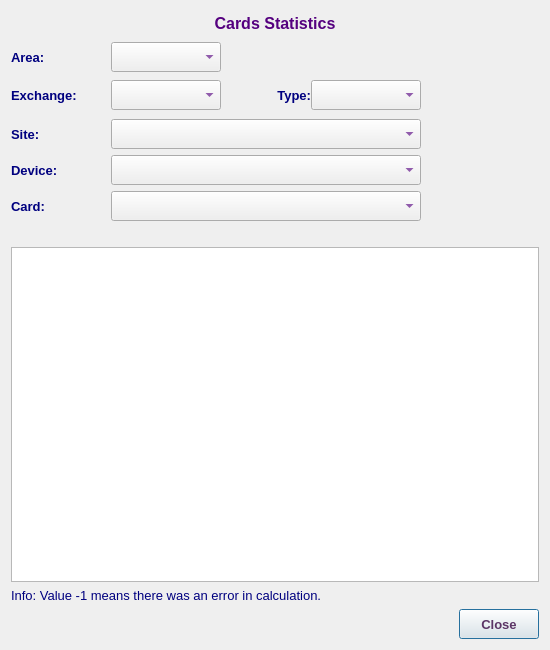
<?xml version="1.0" encoding="UTF-8"?>
<ui version="4.0">
 <class>CardStatDialog</class>
 <widget class="QDialog" name="CardStatDialog">
  <property name="geometry">
   <rect>
    <x>0</x>
    <y>0</y>
    <width>550</width>
    <height>650</height>
   </rect>
  </property>
  <property name="minimumSize">
   <size>
    <width>550</width>
    <height>650</height>
   </size>
  </property>
  <property name="maximumSize">
   <size>
    <width>551</width>
    <height>651</height>
   </size>
  </property>
  <property name="font">
   <font>
    <family>Tahoma</family>
    <pointsize>10</pointsize>
   </font>
  </property>
  <property name="windowTitle">
   <string>Cards Statistics</string>
  </property>
  <property name="windowIcon">
   <iconset resource="../../../image.qrc">
    <normaloff>:/Image/stat.png</normaloff>:/Image/stat.png</iconset>
  </property>
  <layout class="QVBoxLayout" name="verticalLayout_3">
   <item>
    <layout class="QHBoxLayout" name="horizontalLayout">
     <item>
      <widget class="QLabel" name="label_2">
       <property name="text">
        <string/>
       </property>
       <property name="pixmap">
        <pixmap resource="../../../image.qrc">:/Image/card.png</pixmap>
       </property>
      </widget>
     </item>
     <item>
      <widget class="QLabel" name="label">
       <property name="sizePolicy">
        <sizepolicy hsizetype="Expanding" vsizetype="Preferred">
         <horstretch>0</horstretch>
         <verstretch>0</verstretch>
        </sizepolicy>
       </property>
       <property name="minimumSize">
        <size>
         <width>350</width>
         <height>25</height>
        </size>
       </property>
       <property name="maximumSize">
        <size>
         <width>1500</width>
         <height>25</height>
        </size>
       </property>
       <property name="font">
        <font>
         <family>Tahoma</family>
         <pointsize>12</pointsize>
         <weight>75</weight>
         <bold>true</bold>
        </font>
       </property>
       <property name="styleSheet">
        <string notr="true">color: rgb(85, 0, 127);</string>
       </property>
       <property name="text">
        <string>Cards Statistics</string>
       </property>
       <property name="alignment">
        <set>Qt::AlignCenter</set>
       </property>
      </widget>
     </item>
     <item>
      <widget class="QLabel" name="label_3">
       <property name="text">
        <string/>
       </property>
       <property name="pixmap">
        <pixmap resource="../../../image.qrc">:/Image/stat.png</pixmap>
       </property>
      </widget>
     </item>
    </layout>
   </item>
   <item>
    <layout class="QHBoxLayout" name="horizontalLayout_2">
     <property name="spacing">
      <number>0</number>
     </property>
     <item>
      <widget class="QLabel" name="label_4">
       <property name="minimumSize">
        <size>
         <width>100</width>
         <height>30</height>
        </size>
       </property>
       <property name="maximumSize">
        <size>
         <width>100</width>
         <height>30</height>
        </size>
       </property>
       <property name="font">
        <font>
         <family>Tahoma</family>
         <pointsize>10</pointsize>
         <weight>75</weight>
         <bold>true</bold>
        </font>
       </property>
       <property name="styleSheet">
        <string notr="true">color: rgb(0, 0, 127);</string>
       </property>
       <property name="text">
        <string>Area:</string>
       </property>
       <property name="alignment">
        <set>Qt::AlignLeading|Qt::AlignLeft|Qt::AlignVCenter</set>
       </property>
      </widget>
     </item>
     <item>
      <widget class="QComboBox" name="areaCB">
       <property name="sizePolicy">
        <sizepolicy hsizetype="Preferred" vsizetype="Preferred">
         <horstretch>0</horstretch>
         <verstretch>0</verstretch>
        </sizepolicy>
       </property>
       <property name="minimumSize">
        <size>
         <width>110</width>
         <height>30</height>
        </size>
       </property>
       <property name="maximumSize">
        <size>
         <width>120</width>
         <height>30</height>
        </size>
       </property>
       <property name="font">
        <font>
         <family>Tahoma</family>
         <pointsize>10</pointsize>
         <weight>75</weight>
         <bold>true</bold>
        </font>
       </property>
       <property name="styleSheet">
        <string notr="true">color: rgb(85, 0, 127);</string>
       </property>
      </widget>
     </item>
     <item>
      <spacer name="horizontalSpacer_2">
       <property name="orientation">
        <enum>Qt::Horizontal</enum>
       </property>
       <property name="sizeHint" stdset="0">
        <size>
         <width>40</width>
         <height>20</height>
        </size>
       </property>
      </spacer>
     </item>
    </layout>
   </item>
   <item>
    <widget class="QFrame" name="exchFrame">
     <property name="frameShape">
      <enum>QFrame::NoFrame</enum>
     </property>
     <property name="frameShadow">
      <enum>QFrame::Raised</enum>
     </property>
     <property name="lineWidth">
      <number>0</number>
     </property>
     <layout class="QVBoxLayout" name="verticalLayout">
      <property name="spacing">
       <number>0</number>
      </property>
      <property name="leftMargin">
       <number>0</number>
      </property>
      <property name="topMargin">
       <number>0</number>
      </property>
      <property name="rightMargin">
       <number>0</number>
      </property>
      <property name="bottomMargin">
       <number>0</number>
      </property>
      <item>
       <layout class="QHBoxLayout" name="horizontalLayout_6">
        <property name="spacing">
         <number>0</number>
        </property>
        <item>
         <widget class="QLabel" name="label_7">
          <property name="minimumSize">
           <size>
            <width>100</width>
            <height>30</height>
           </size>
          </property>
          <property name="maximumSize">
           <size>
            <width>100</width>
            <height>30</height>
           </size>
          </property>
          <property name="font">
           <font>
            <family>Tahoma</family>
            <pointsize>10</pointsize>
            <weight>75</weight>
            <bold>true</bold>
           </font>
          </property>
          <property name="styleSheet">
           <string notr="true">color: rgb(0, 0, 127);</string>
          </property>
          <property name="text">
           <string>Exchange:</string>
          </property>
          <property name="alignment">
           <set>Qt::AlignLeading|Qt::AlignLeft|Qt::AlignVCenter</set>
          </property>
         </widget>
        </item>
        <item>
         <widget class="QComboBox" name="abbrCB">
          <property name="sizePolicy">
           <sizepolicy hsizetype="Preferred" vsizetype="Preferred">
            <horstretch>0</horstretch>
            <verstretch>0</verstretch>
           </sizepolicy>
          </property>
          <property name="minimumSize">
           <size>
            <width>110</width>
            <height>30</height>
           </size>
          </property>
          <property name="maximumSize">
           <size>
            <width>120</width>
            <height>30</height>
           </size>
          </property>
          <property name="font">
           <font>
            <family>Tahoma</family>
            <pointsize>10</pointsize>
            <weight>75</weight>
            <bold>true</bold>
           </font>
          </property>
          <property name="styleSheet">
           <string notr="true">color: rgb(85, 0, 127);</string>
          </property>
         </widget>
        </item>
        <item>
         <widget class="QFrame" name="typeFrame">
          <property name="minimumSize">
           <size>
            <width>200</width>
            <height>35</height>
           </size>
          </property>
          <property name="maximumSize">
           <size>
            <width>200</width>
            <height>35</height>
           </size>
          </property>
          <property name="frameShape">
           <enum>QFrame::NoFrame</enum>
          </property>
          <property name="frameShadow">
           <enum>QFrame::Raised</enum>
          </property>
          <layout class="QHBoxLayout" name="horizontalLayout_3">
           <property name="spacing">
            <number>0</number>
           </property>
           <property name="leftMargin">
            <number>0</number>
           </property>
           <property name="topMargin">
            <number>0</number>
           </property>
           <property name="rightMargin">
            <number>0</number>
           </property>
           <property name="bottomMargin">
            <number>0</number>
           </property>
           <item>
            <widget class="QLabel" name="label_8">
             <property name="minimumSize">
              <size>
               <width>90</width>
               <height>30</height>
              </size>
             </property>
             <property name="maximumSize">
              <size>
               <width>90</width>
               <height>30</height>
              </size>
             </property>
             <property name="font">
              <font>
               <family>Tahoma</family>
               <pointsize>10</pointsize>
               <weight>75</weight>
               <bold>true</bold>
              </font>
             </property>
             <property name="styleSheet">
              <string notr="true">color: rgb(0, 0, 127);</string>
             </property>
             <property name="text">
              <string>Type:</string>
             </property>
             <property name="alignment">
              <set>Qt::AlignRight|Qt::AlignTrailing|Qt::AlignVCenter</set>
             </property>
            </widget>
           </item>
           <item>
            <widget class="QComboBox" name="typeCB">
             <property name="sizePolicy">
              <sizepolicy hsizetype="Preferred" vsizetype="Preferred">
               <horstretch>0</horstretch>
               <verstretch>0</verstretch>
              </sizepolicy>
             </property>
             <property name="minimumSize">
              <size>
               <width>110</width>
               <height>30</height>
              </size>
             </property>
             <property name="maximumSize">
              <size>
               <width>110</width>
               <height>30</height>
              </size>
             </property>
             <property name="font">
              <font>
               <family>Tahoma</family>
               <pointsize>10</pointsize>
               <weight>75</weight>
               <bold>true</bold>
              </font>
             </property>
             <property name="styleSheet">
              <string notr="true">color: rgb(85, 0, 127);</string>
             </property>
            </widget>
           </item>
          </layout>
         </widget>
        </item>
        <item>
         <spacer name="horizontalSpacer_7">
          <property name="orientation">
           <enum>Qt::Horizontal</enum>
          </property>
          <property name="sizeHint" stdset="0">
           <size>
            <width>40</width>
            <height>20</height>
           </size>
          </property>
         </spacer>
        </item>
       </layout>
      </item>
     </layout>
    </widget>
   </item>
   <item>
    <widget class="QFrame" name="siteFrame">
     <property name="frameShape">
      <enum>QFrame::NoFrame</enum>
     </property>
     <property name="frameShadow">
      <enum>QFrame::Raised</enum>
     </property>
     <property name="lineWidth">
      <number>0</number>
     </property>
     <layout class="QVBoxLayout" name="verticalLayout_2">
      <property name="spacing">
       <number>0</number>
      </property>
      <property name="leftMargin">
       <number>0</number>
      </property>
      <property name="topMargin">
       <number>0</number>
      </property>
      <property name="rightMargin">
       <number>0</number>
      </property>
      <property name="bottomMargin">
       <number>0</number>
      </property>
      <item>
       <layout class="QHBoxLayout" name="horizontalLayout_7">
        <property name="spacing">
         <number>0</number>
        </property>
        <item>
         <widget class="QLabel" name="label_10">
          <property name="minimumSize">
           <size>
            <width>100</width>
            <height>30</height>
           </size>
          </property>
          <property name="maximumSize">
           <size>
            <width>100</width>
            <height>30</height>
           </size>
          </property>
          <property name="font">
           <font>
            <family>Tahoma</family>
            <pointsize>10</pointsize>
            <weight>75</weight>
            <bold>true</bold>
           </font>
          </property>
          <property name="styleSheet">
           <string notr="true">color: rgb(0, 0, 127);</string>
          </property>
          <property name="text">
           <string>Site:</string>
          </property>
          <property name="alignment">
           <set>Qt::AlignLeading|Qt::AlignLeft|Qt::AlignVCenter</set>
          </property>
         </widget>
        </item>
        <item>
         <widget class="QComboBox" name="siteCB">
          <property name="minimumSize">
           <size>
            <width>310</width>
            <height>30</height>
           </size>
          </property>
          <property name="maximumSize">
           <size>
            <width>310</width>
            <height>30</height>
           </size>
          </property>
          <property name="font">
           <font>
            <family>Tahoma</family>
            <pointsize>10</pointsize>
            <weight>75</weight>
            <bold>true</bold>
           </font>
          </property>
          <property name="styleSheet">
           <string notr="true">color: rgb(85, 0, 127);</string>
          </property>
         </widget>
        </item>
        <item>
         <spacer name="horizontalSpacer_9">
          <property name="orientation">
           <enum>Qt::Horizontal</enum>
          </property>
          <property name="sizeHint" stdset="0">
           <size>
            <width>40</width>
            <height>20</height>
           </size>
          </property>
         </spacer>
        </item>
       </layout>
      </item>
     </layout>
    </widget>
   </item>
   <item>
    <layout class="QHBoxLayout" name="horizontalLayout_9">
     <property name="spacing">
      <number>0</number>
     </property>
     <item>
      <widget class="QLabel" name="label_11">
       <property name="minimumSize">
        <size>
         <width>100</width>
         <height>30</height>
        </size>
       </property>
       <property name="maximumSize">
        <size>
         <width>100</width>
         <height>30</height>
        </size>
       </property>
       <property name="font">
        <font>
         <family>Tahoma</family>
         <pointsize>10</pointsize>
         <weight>75</weight>
         <bold>true</bold>
        </font>
       </property>
       <property name="styleSheet">
        <string notr="true">color: rgb(0, 0, 127);</string>
       </property>
       <property name="text">
        <string>Device:</string>
       </property>
       <property name="alignment">
        <set>Qt::AlignLeading|Qt::AlignLeft|Qt::AlignVCenter</set>
       </property>
      </widget>
     </item>
     <item>
      <widget class="QComboBox" name="devCB">
       <property name="minimumSize">
        <size>
         <width>310</width>
         <height>30</height>
        </size>
       </property>
       <property name="maximumSize">
        <size>
         <width>310</width>
         <height>30</height>
        </size>
       </property>
       <property name="font">
        <font>
         <family>Tahoma</family>
         <pointsize>10</pointsize>
         <weight>75</weight>
         <bold>true</bold>
        </font>
       </property>
       <property name="styleSheet">
        <string notr="true">color: rgb(85, 0, 127);</string>
       </property>
      </widget>
     </item>
     <item>
      <spacer name="horizontalSpacer">
       <property name="orientation">
        <enum>Qt::Horizontal</enum>
       </property>
       <property name="sizeHint" stdset="0">
        <size>
         <width>40</width>
         <height>20</height>
        </size>
       </property>
      </spacer>
     </item>
    </layout>
   </item>
   <item>
    <layout class="QHBoxLayout" name="horizontalLayout_10">
     <property name="spacing">
      <number>0</number>
     </property>
     <item>
      <widget class="QLabel" name="label_12">
       <property name="minimumSize">
        <size>
         <width>100</width>
         <height>30</height>
        </size>
       </property>
       <property name="maximumSize">
        <size>
         <width>100</width>
         <height>30</height>
        </size>
       </property>
       <property name="font">
        <font>
         <family>Tahoma</family>
         <pointsize>10</pointsize>
         <weight>75</weight>
         <bold>true</bold>
        </font>
       </property>
       <property name="styleSheet">
        <string notr="true">color: rgb(0, 0, 127);</string>
       </property>
       <property name="text">
        <string>Card:</string>
       </property>
       <property name="alignment">
        <set>Qt::AlignLeading|Qt::AlignLeft|Qt::AlignVCenter</set>
       </property>
      </widget>
     </item>
     <item>
      <widget class="QComboBox" name="cardCB">
       <property name="minimumSize">
        <size>
         <width>310</width>
         <height>30</height>
        </size>
       </property>
       <property name="maximumSize">
        <size>
         <width>310</width>
         <height>30</height>
        </size>
       </property>
       <property name="font">
        <font>
         <family>Tahoma</family>
         <pointsize>10</pointsize>
         <weight>75</weight>
         <bold>true</bold>
        </font>
       </property>
       <property name="styleSheet">
        <string notr="true">color: rgb(85, 0, 127);</string>
       </property>
      </widget>
     </item>
     <item>
      <spacer name="horizontalSpacer_3">
       <property name="orientation">
        <enum>Qt::Horizontal</enum>
       </property>
       <property name="sizeHint" stdset="0">
        <size>
         <width>40</width>
         <height>20</height>
        </size>
       </property>
      </spacer>
     </item>
    </layout>
   </item>
   <item>
    <spacer name="verticalSpacer_2">
     <property name="orientation">
      <enum>Qt::Vertical</enum>
     </property>
     <property name="sizeType">
      <enum>QSizePolicy::Minimum</enum>
     </property>
     <property name="sizeHint" stdset="0">
      <size>
       <width>20</width>
       <height>20</height>
      </size>
     </property>
    </spacer>
   </item>
   <item>
    <widget class="QTableView" name="TV">
     <property name="font">
      <font>
       <family>Tahoma</family>
       <pointsize>10</pointsize>
      </font>
     </property>
     <property name="alternatingRowColors">
      <bool>true</bool>
     </property>
     <property name="selectionMode">
      <enum>QAbstractItemView::SingleSelection</enum>
     </property>
     <property name="selectionBehavior">
      <enum>QAbstractItemView::SelectRows</enum>
     </property>
    </widget>
   </item>
   <item>
    <widget class="QLabel" name="label_5">
     <property name="font">
      <font>
       <family>Tahoma</family>
       <pointsize>10</pointsize>
      </font>
     </property>
     <property name="styleSheet">
      <string notr="true">color: rgb(0, 0, 127);</string>
     </property>
     <property name="text">
      <string>Info: Value -1 means there was an error in calculation.</string>
     </property>
    </widget>
   </item>
   <item>
    <layout class="QHBoxLayout" name="horizontalLayout_5">
     <item>
      <spacer name="horizontalSpacer_5">
       <property name="orientation">
        <enum>Qt::Horizontal</enum>
       </property>
       <property name="sizeHint" stdset="0">
        <size>
         <width>40</width>
         <height>20</height>
        </size>
       </property>
      </spacer>
     </item>
     <item>
      <widget class="QPushButton" name="CancelBtn">
       <property name="sizePolicy">
        <sizepolicy hsizetype="Preferred" vsizetype="Preferred">
         <horstretch>0</horstretch>
         <verstretch>0</verstretch>
        </sizepolicy>
       </property>
       <property name="minimumSize">
        <size>
         <width>80</width>
         <height>30</height>
        </size>
       </property>
       <property name="maximumSize">
        <size>
         <width>16777215</width>
         <height>30</height>
        </size>
       </property>
       <property name="font">
        <font>
         <family>Tahoma</family>
         <pointsize>10</pointsize>
         <weight>75</weight>
         <bold>true</bold>
        </font>
       </property>
       <property name="styleSheet">
        <string notr="true">color: rgb(92, 53, 102);</string>
       </property>
       <property name="text">
        <string>Close</string>
       </property>
       <property name="icon">
        <iconset resource="../../../image.qrc">
         <normaloff>:/Image/remove.png</normaloff>:/Image/remove.png</iconset>
       </property>
       <property name="iconSize">
        <size>
         <width>20</width>
         <height>20</height>
        </size>
       </property>
      </widget>
     </item>
    </layout>
   </item>
  </layout>
 </widget>
 <resources>
  <include location="../../../image.qrc"/>
 </resources>
 <connections/>
</ui>
